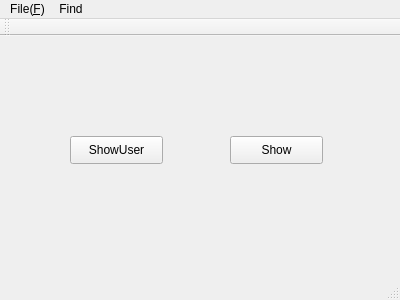
<?xml version="1.0" encoding="UTF-8"?>
<ui version="4.0">
 <class>ZQD</class>
 <widget class="QMainWindow" name="ZQD">
  <property name="geometry">
   <rect>
    <x>0</x>
    <y>0</y>
    <width>400</width>
    <height>300</height>
   </rect>
  </property>
  <property name="windowTitle">
   <string>ZQD</string>
  </property>
  <widget class="QWidget" name="centralWidget">
   <widget class="QPushButton" name="pushButton">
    <property name="geometry">
     <rect>
      <x>70</x>
      <y>100</y>
      <width>93</width>
      <height>28</height>
     </rect>
    </property>
    <property name="text">
     <string>ShowUser</string>
    </property>
    <property name="autoDefault">
     <bool>true</bool>
    </property>
   </widget>
   <widget class="QPushButton" name="showChildButton">
    <property name="geometry">
     <rect>
      <x>230</x>
      <y>100</y>
      <width>93</width>
      <height>28</height>
     </rect>
    </property>
    <property name="text">
     <string>Show</string>
    </property>
   </widget>
  </widget>
  <widget class="QMenuBar" name="menuBar">
   <property name="geometry">
    <rect>
     <x>0</x>
     <y>0</y>
     <width>400</width>
     <height>26</height>
    </rect>
   </property>
   <widget class="QMenu" name="menuFile_F">
    <property name="title">
     <string>File(&amp;F)</string>
    </property>
    <addaction name="actionNew_File_N"/>
    <addaction name="actionOpen_File"/>
    <addaction name="actionSave_File"/>
    <addaction name="actionSave_File_As"/>
    <addaction name="actionFind_Source"/>
   </widget>
   <widget class="QMenu" name="menuFind">
    <property name="title">
     <string>Find</string>
    </property>
   </widget>
   <addaction name="menuFile_F"/>
   <addaction name="menuFind"/>
  </widget>
  <widget class="QToolBar" name="mainToolBar">
   <attribute name="toolBarArea">
    <enum>TopToolBarArea</enum>
   </attribute>
   <attribute name="toolBarBreak">
    <bool>false</bool>
   </attribute>
  </widget>
  <widget class="QStatusBar" name="statusBar"/>
  <action name="actionNew_File_N">
   <property name="icon">
    <iconset resource="myimages.qrc">
     <normaloff>:/images/images/filenew.png</normaloff>:/images/images/filenew.png</iconset>
   </property>
   <property name="text">
    <string>New File(&amp;N)</string>
   </property>
   <property name="shortcut">
    <string>Ctrl+N</string>
   </property>
  </action>
  <action name="actionOpen_File">
   <property name="icon">
    <iconset resource="myimages.qrc">
     <normaloff>:/images/images/fileopen.png</normaloff>:/images/images/fileopen.png</iconset>
   </property>
   <property name="text">
    <string>Open File</string>
   </property>
  </action>
  <action name="actionSave_File">
   <property name="icon">
    <iconset resource="myimages.qrc">
     <normaloff>:/images/images/filesave.png</normaloff>:/images/images/filesave.png</iconset>
   </property>
   <property name="text">
    <string>Save File</string>
   </property>
  </action>
  <action name="actionSave_File_As">
   <property name="icon">
    <iconset resource="myimages.qrc">
     <normaloff>:/images/images/filesaveas.png</normaloff>:/images/images/filesaveas.png</iconset>
   </property>
   <property name="text">
    <string>Save File As</string>
   </property>
  </action>
  <action name="actionFind_Source">
   <property name="icon">
    <iconset resource="myimages.qrc">
     <normaloff>:/images/images/find.png</normaloff>:/images/images/find.png</iconset>
   </property>
   <property name="text">
    <string>Find Source</string>
   </property>
  </action>
 </widget>
 <layoutdefault spacing="6" margin="11"/>
 <resources>
  <include location="myimages.qrc"/>
 </resources>
 <connections/>
</ui>
